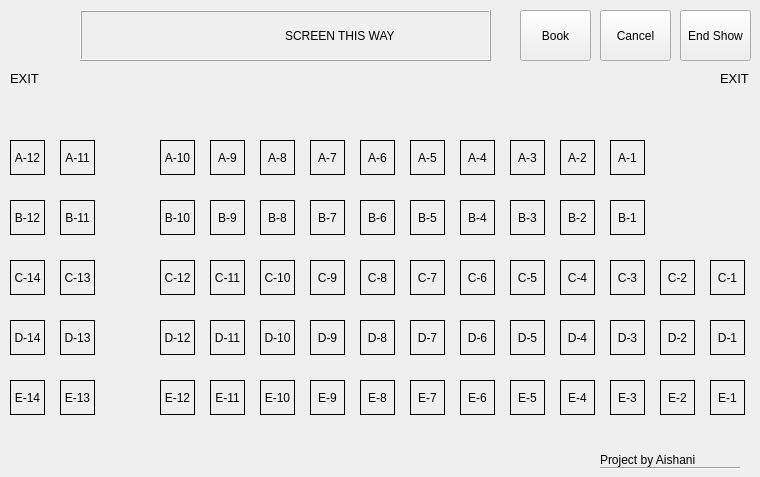
<?xml version="1.0" encoding="UTF-8"?>
<ui version="4.0">
 <class>MainWindow</class>
 <widget class="QMainWindow" name="MainWindow">
  <property name="geometry">
   <rect>
    <x>0</x>
    <y>0</y>
    <width>760</width>
    <height>477</height>
   </rect>
  </property>
  <property name="windowTitle">
   <string>Movie Ticket Booking 1.0</string>
  </property>
  <widget class="QWidget" name="centralWidget">
   <widget class="QPushButton" name="btnBook">
    <property name="geometry">
     <rect>
      <x>520</x>
      <y>10</y>
      <width>71</width>
      <height>51</height>
     </rect>
    </property>
    <property name="text">
     <string>Book</string>
    </property>
   </widget>
   <widget class="QPushButton" name="btnCancel">
    <property name="geometry">
     <rect>
      <x>600</x>
      <y>10</y>
      <width>71</width>
      <height>51</height>
     </rect>
    </property>
    <property name="text">
     <string>Cancel</string>
    </property>
   </widget>
   <widget class="QPushButton" name="btnReset">
    <property name="geometry">
     <rect>
      <x>680</x>
      <y>10</y>
      <width>71</width>
      <height>51</height>
     </rect>
    </property>
    <property name="text">
     <string>End Show</string>
    </property>
   </widget>
   <widget class="QLabel" name="label">
    <property name="geometry">
     <rect>
      <x>720</x>
      <y>70</y>
      <width>31</width>
      <height>16</height>
     </rect>
    </property>
    <property name="font">
     <font>
      <pointsize>10</pointsize>
     </font>
    </property>
    <property name="text">
     <string>EXIT</string>
    </property>
   </widget>
   <widget class="QLabel" name="label_2">
    <property name="geometry">
     <rect>
      <x>10</x>
      <y>70</y>
      <width>31</width>
      <height>16</height>
     </rect>
    </property>
    <property name="font">
     <font>
      <pointsize>10</pointsize>
     </font>
    </property>
    <property name="text">
     <string>EXIT</string>
    </property>
   </widget>
   <widget class="QLabel" name="label_3">
    <property name="geometry">
     <rect>
      <x>80</x>
      <y>10</y>
      <width>411</width>
      <height>51</height>
     </rect>
    </property>
    <property name="frameShape">
     <enum>QFrame::Box</enum>
    </property>
    <property name="frameShadow">
     <enum>QFrame::Raised</enum>
    </property>
    <property name="text">
     <string>                                                             SCREEN THIS WAY</string>
    </property>
    <property name="alignment">
     <set>Qt::AlignJustify|Qt::AlignVCenter</set>
    </property>
   </widget>
   <widget class="QLabel" name="lblA1">
    <property name="geometry">
     <rect>
      <x>610</x>
      <y>140</y>
      <width>35</width>
      <height>35</height>
     </rect>
    </property>
    <property name="frameShape">
     <enum>QFrame::Box</enum>
    </property>
    <property name="text">
     <string>A-1</string>
    </property>
    <property name="alignment">
     <set>Qt::AlignCenter</set>
    </property>
   </widget>
   <widget class="QLabel" name="lblA2">
    <property name="geometry">
     <rect>
      <x>560</x>
      <y>140</y>
      <width>35</width>
      <height>35</height>
     </rect>
    </property>
    <property name="frameShape">
     <enum>QFrame::Box</enum>
    </property>
    <property name="text">
     <string>A-2</string>
    </property>
    <property name="alignment">
     <set>Qt::AlignCenter</set>
    </property>
   </widget>
   <widget class="QLabel" name="lblA3">
    <property name="geometry">
     <rect>
      <x>510</x>
      <y>140</y>
      <width>35</width>
      <height>35</height>
     </rect>
    </property>
    <property name="frameShape">
     <enum>QFrame::Box</enum>
    </property>
    <property name="text">
     <string>A-3</string>
    </property>
    <property name="alignment">
     <set>Qt::AlignCenter</set>
    </property>
   </widget>
   <widget class="QLabel" name="lblA5">
    <property name="geometry">
     <rect>
      <x>410</x>
      <y>140</y>
      <width>35</width>
      <height>35</height>
     </rect>
    </property>
    <property name="frameShape">
     <enum>QFrame::Box</enum>
    </property>
    <property name="text">
     <string>A-5</string>
    </property>
    <property name="alignment">
     <set>Qt::AlignCenter</set>
    </property>
   </widget>
   <widget class="QLabel" name="lblA6">
    <property name="geometry">
     <rect>
      <x>360</x>
      <y>140</y>
      <width>35</width>
      <height>35</height>
     </rect>
    </property>
    <property name="frameShape">
     <enum>QFrame::Box</enum>
    </property>
    <property name="text">
     <string>A-6</string>
    </property>
    <property name="alignment">
     <set>Qt::AlignCenter</set>
    </property>
   </widget>
   <widget class="QLabel" name="lblA4">
    <property name="geometry">
     <rect>
      <x>460</x>
      <y>140</y>
      <width>35</width>
      <height>35</height>
     </rect>
    </property>
    <property name="frameShape">
     <enum>QFrame::Box</enum>
    </property>
    <property name="text">
     <string>A-4</string>
    </property>
    <property name="alignment">
     <set>Qt::AlignCenter</set>
    </property>
   </widget>
   <widget class="QLabel" name="lblA8">
    <property name="geometry">
     <rect>
      <x>260</x>
      <y>140</y>
      <width>35</width>
      <height>35</height>
     </rect>
    </property>
    <property name="frameShape">
     <enum>QFrame::Box</enum>
    </property>
    <property name="text">
     <string>A-8</string>
    </property>
    <property name="alignment">
     <set>Qt::AlignCenter</set>
    </property>
   </widget>
   <widget class="QLabel" name="lblA9">
    <property name="geometry">
     <rect>
      <x>210</x>
      <y>140</y>
      <width>35</width>
      <height>35</height>
     </rect>
    </property>
    <property name="frameShape">
     <enum>QFrame::Box</enum>
    </property>
    <property name="text">
     <string>A-9</string>
    </property>
    <property name="alignment">
     <set>Qt::AlignCenter</set>
    </property>
   </widget>
   <widget class="QLabel" name="lblA7">
    <property name="geometry">
     <rect>
      <x>310</x>
      <y>140</y>
      <width>35</width>
      <height>35</height>
     </rect>
    </property>
    <property name="frameShape">
     <enum>QFrame::Box</enum>
    </property>
    <property name="text">
     <string>A-7</string>
    </property>
    <property name="alignment">
     <set>Qt::AlignCenter</set>
    </property>
   </widget>
   <widget class="QLabel" name="lblA12">
    <property name="geometry">
     <rect>
      <x>10</x>
      <y>140</y>
      <width>35</width>
      <height>35</height>
     </rect>
    </property>
    <property name="frameShape">
     <enum>QFrame::Box</enum>
    </property>
    <property name="text">
     <string>A-12</string>
    </property>
    <property name="alignment">
     <set>Qt::AlignCenter</set>
    </property>
   </widget>
   <widget class="QLabel" name="lblA11">
    <property name="geometry">
     <rect>
      <x>60</x>
      <y>140</y>
      <width>35</width>
      <height>35</height>
     </rect>
    </property>
    <property name="frameShape">
     <enum>QFrame::Box</enum>
    </property>
    <property name="text">
     <string>A-11</string>
    </property>
    <property name="alignment">
     <set>Qt::AlignCenter</set>
    </property>
   </widget>
   <widget class="QLabel" name="lblA10">
    <property name="geometry">
     <rect>
      <x>160</x>
      <y>140</y>
      <width>35</width>
      <height>35</height>
     </rect>
    </property>
    <property name="frameShape">
     <enum>QFrame::Box</enum>
    </property>
    <property name="text">
     <string>A-10</string>
    </property>
    <property name="alignment">
     <set>Qt::AlignCenter</set>
    </property>
   </widget>
   <widget class="QLabel" name="lblB2">
    <property name="geometry">
     <rect>
      <x>560</x>
      <y>200</y>
      <width>35</width>
      <height>35</height>
     </rect>
    </property>
    <property name="frameShape">
     <enum>QFrame::Box</enum>
    </property>
    <property name="text">
     <string>B-2</string>
    </property>
    <property name="alignment">
     <set>Qt::AlignCenter</set>
    </property>
   </widget>
   <widget class="QLabel" name="lblB6">
    <property name="geometry">
     <rect>
      <x>360</x>
      <y>200</y>
      <width>35</width>
      <height>35</height>
     </rect>
    </property>
    <property name="frameShape">
     <enum>QFrame::Box</enum>
    </property>
    <property name="text">
     <string>B-6</string>
    </property>
    <property name="alignment">
     <set>Qt::AlignCenter</set>
    </property>
   </widget>
   <widget class="QLabel" name="lblB11">
    <property name="geometry">
     <rect>
      <x>60</x>
      <y>200</y>
      <width>35</width>
      <height>35</height>
     </rect>
    </property>
    <property name="frameShape">
     <enum>QFrame::Box</enum>
    </property>
    <property name="text">
     <string>B-11</string>
    </property>
    <property name="alignment">
     <set>Qt::AlignCenter</set>
    </property>
   </widget>
   <widget class="QLabel" name="lblB3">
    <property name="geometry">
     <rect>
      <x>510</x>
      <y>200</y>
      <width>35</width>
      <height>35</height>
     </rect>
    </property>
    <property name="frameShape">
     <enum>QFrame::Box</enum>
    </property>
    <property name="text">
     <string>B-3</string>
    </property>
    <property name="alignment">
     <set>Qt::AlignCenter</set>
    </property>
   </widget>
   <widget class="QLabel" name="lblB7">
    <property name="geometry">
     <rect>
      <x>310</x>
      <y>200</y>
      <width>35</width>
      <height>35</height>
     </rect>
    </property>
    <property name="frameShape">
     <enum>QFrame::Box</enum>
    </property>
    <property name="text">
     <string>B-7</string>
    </property>
    <property name="alignment">
     <set>Qt::AlignCenter</set>
    </property>
   </widget>
   <widget class="QLabel" name="lblB1">
    <property name="geometry">
     <rect>
      <x>610</x>
      <y>200</y>
      <width>35</width>
      <height>35</height>
     </rect>
    </property>
    <property name="frameShape">
     <enum>QFrame::Box</enum>
    </property>
    <property name="text">
     <string>B-1</string>
    </property>
    <property name="alignment">
     <set>Qt::AlignCenter</set>
    </property>
   </widget>
   <widget class="QLabel" name="lblB9">
    <property name="geometry">
     <rect>
      <x>210</x>
      <y>200</y>
      <width>35</width>
      <height>35</height>
     </rect>
    </property>
    <property name="frameShape">
     <enum>QFrame::Box</enum>
    </property>
    <property name="text">
     <string>B-9</string>
    </property>
    <property name="alignment">
     <set>Qt::AlignCenter</set>
    </property>
   </widget>
   <widget class="QLabel" name="lblB12">
    <property name="geometry">
     <rect>
      <x>10</x>
      <y>200</y>
      <width>35</width>
      <height>35</height>
     </rect>
    </property>
    <property name="frameShape">
     <enum>QFrame::Box</enum>
    </property>
    <property name="text">
     <string>B-12</string>
    </property>
    <property name="alignment">
     <set>Qt::AlignCenter</set>
    </property>
   </widget>
   <widget class="QLabel" name="lblB4">
    <property name="geometry">
     <rect>
      <x>460</x>
      <y>200</y>
      <width>35</width>
      <height>35</height>
     </rect>
    </property>
    <property name="frameShape">
     <enum>QFrame::Box</enum>
    </property>
    <property name="text">
     <string>B-4</string>
    </property>
    <property name="alignment">
     <set>Qt::AlignCenter</set>
    </property>
   </widget>
   <widget class="QLabel" name="lblB10">
    <property name="geometry">
     <rect>
      <x>160</x>
      <y>200</y>
      <width>35</width>
      <height>35</height>
     </rect>
    </property>
    <property name="frameShape">
     <enum>QFrame::Box</enum>
    </property>
    <property name="text">
     <string>B-10</string>
    </property>
    <property name="alignment">
     <set>Qt::AlignCenter</set>
    </property>
   </widget>
   <widget class="QLabel" name="lblB5">
    <property name="geometry">
     <rect>
      <x>410</x>
      <y>200</y>
      <width>35</width>
      <height>35</height>
     </rect>
    </property>
    <property name="frameShape">
     <enum>QFrame::Box</enum>
    </property>
    <property name="text">
     <string>B-5</string>
    </property>
    <property name="alignment">
     <set>Qt::AlignCenter</set>
    </property>
   </widget>
   <widget class="QLabel" name="lblB8">
    <property name="geometry">
     <rect>
      <x>260</x>
      <y>200</y>
      <width>35</width>
      <height>35</height>
     </rect>
    </property>
    <property name="frameShape">
     <enum>QFrame::Box</enum>
    </property>
    <property name="text">
     <string>B-8</string>
    </property>
    <property name="alignment">
     <set>Qt::AlignCenter</set>
    </property>
   </widget>
   <widget class="QLabel" name="lblC4">
    <property name="geometry">
     <rect>
      <x>560</x>
      <y>260</y>
      <width>35</width>
      <height>35</height>
     </rect>
    </property>
    <property name="frameShape">
     <enum>QFrame::Box</enum>
    </property>
    <property name="text">
     <string>C-4</string>
    </property>
    <property name="alignment">
     <set>Qt::AlignCenter</set>
    </property>
   </widget>
   <widget class="QLabel" name="lblC8">
    <property name="geometry">
     <rect>
      <x>360</x>
      <y>260</y>
      <width>35</width>
      <height>35</height>
     </rect>
    </property>
    <property name="frameShape">
     <enum>QFrame::Box</enum>
    </property>
    <property name="text">
     <string>C-8</string>
    </property>
    <property name="alignment">
     <set>Qt::AlignCenter</set>
    </property>
   </widget>
   <widget class="QLabel" name="lblC13">
    <property name="geometry">
     <rect>
      <x>60</x>
      <y>260</y>
      <width>35</width>
      <height>35</height>
     </rect>
    </property>
    <property name="frameShape">
     <enum>QFrame::Box</enum>
    </property>
    <property name="text">
     <string>C-13</string>
    </property>
    <property name="alignment">
     <set>Qt::AlignCenter</set>
    </property>
   </widget>
   <widget class="QLabel" name="lblC5">
    <property name="geometry">
     <rect>
      <x>510</x>
      <y>260</y>
      <width>35</width>
      <height>35</height>
     </rect>
    </property>
    <property name="frameShape">
     <enum>QFrame::Box</enum>
    </property>
    <property name="text">
     <string>C-5</string>
    </property>
    <property name="alignment">
     <set>Qt::AlignCenter</set>
    </property>
   </widget>
   <widget class="QLabel" name="lblC9">
    <property name="geometry">
     <rect>
      <x>310</x>
      <y>260</y>
      <width>35</width>
      <height>35</height>
     </rect>
    </property>
    <property name="frameShape">
     <enum>QFrame::Box</enum>
    </property>
    <property name="text">
     <string>C-9</string>
    </property>
    <property name="alignment">
     <set>Qt::AlignCenter</set>
    </property>
   </widget>
   <widget class="QLabel" name="lblC3">
    <property name="geometry">
     <rect>
      <x>610</x>
      <y>260</y>
      <width>35</width>
      <height>35</height>
     </rect>
    </property>
    <property name="frameShape">
     <enum>QFrame::Box</enum>
    </property>
    <property name="text">
     <string>C-3</string>
    </property>
    <property name="alignment">
     <set>Qt::AlignCenter</set>
    </property>
   </widget>
   <widget class="QLabel" name="lblC11">
    <property name="geometry">
     <rect>
      <x>210</x>
      <y>260</y>
      <width>35</width>
      <height>35</height>
     </rect>
    </property>
    <property name="frameShape">
     <enum>QFrame::Box</enum>
    </property>
    <property name="text">
     <string>C-11</string>
    </property>
    <property name="alignment">
     <set>Qt::AlignCenter</set>
    </property>
   </widget>
   <widget class="QLabel" name="lblC14">
    <property name="geometry">
     <rect>
      <x>10</x>
      <y>260</y>
      <width>35</width>
      <height>35</height>
     </rect>
    </property>
    <property name="frameShape">
     <enum>QFrame::Box</enum>
    </property>
    <property name="text">
     <string>C-14</string>
    </property>
    <property name="alignment">
     <set>Qt::AlignCenter</set>
    </property>
   </widget>
   <widget class="QLabel" name="lblC6">
    <property name="geometry">
     <rect>
      <x>460</x>
      <y>260</y>
      <width>35</width>
      <height>35</height>
     </rect>
    </property>
    <property name="frameShape">
     <enum>QFrame::Box</enum>
    </property>
    <property name="text">
     <string>C-6</string>
    </property>
    <property name="alignment">
     <set>Qt::AlignCenter</set>
    </property>
   </widget>
   <widget class="QLabel" name="lblC12">
    <property name="geometry">
     <rect>
      <x>160</x>
      <y>260</y>
      <width>35</width>
      <height>35</height>
     </rect>
    </property>
    <property name="frameShape">
     <enum>QFrame::Box</enum>
    </property>
    <property name="text">
     <string>C-12</string>
    </property>
    <property name="alignment">
     <set>Qt::AlignCenter</set>
    </property>
   </widget>
   <widget class="QLabel" name="lblC7">
    <property name="geometry">
     <rect>
      <x>410</x>
      <y>260</y>
      <width>35</width>
      <height>35</height>
     </rect>
    </property>
    <property name="frameShape">
     <enum>QFrame::Box</enum>
    </property>
    <property name="text">
     <string>C-7</string>
    </property>
    <property name="alignment">
     <set>Qt::AlignCenter</set>
    </property>
   </widget>
   <widget class="QLabel" name="lblC10">
    <property name="geometry">
     <rect>
      <x>260</x>
      <y>260</y>
      <width>35</width>
      <height>35</height>
     </rect>
    </property>
    <property name="frameShape">
     <enum>QFrame::Box</enum>
    </property>
    <property name="text">
     <string>C-10</string>
    </property>
    <property name="alignment">
     <set>Qt::AlignCenter</set>
    </property>
   </widget>
   <widget class="QLabel" name="lblD4">
    <property name="geometry">
     <rect>
      <x>560</x>
      <y>320</y>
      <width>35</width>
      <height>35</height>
     </rect>
    </property>
    <property name="frameShape">
     <enum>QFrame::Box</enum>
    </property>
    <property name="text">
     <string>D-4</string>
    </property>
    <property name="alignment">
     <set>Qt::AlignCenter</set>
    </property>
   </widget>
   <widget class="QLabel" name="lblD8">
    <property name="geometry">
     <rect>
      <x>360</x>
      <y>320</y>
      <width>35</width>
      <height>35</height>
     </rect>
    </property>
    <property name="frameShape">
     <enum>QFrame::Box</enum>
    </property>
    <property name="text">
     <string>D-8</string>
    </property>
    <property name="alignment">
     <set>Qt::AlignCenter</set>
    </property>
   </widget>
   <widget class="QLabel" name="lblD13">
    <property name="geometry">
     <rect>
      <x>60</x>
      <y>320</y>
      <width>35</width>
      <height>35</height>
     </rect>
    </property>
    <property name="frameShape">
     <enum>QFrame::Box</enum>
    </property>
    <property name="text">
     <string>D-13</string>
    </property>
    <property name="alignment">
     <set>Qt::AlignCenter</set>
    </property>
   </widget>
   <widget class="QLabel" name="lblD5">
    <property name="geometry">
     <rect>
      <x>510</x>
      <y>320</y>
      <width>35</width>
      <height>35</height>
     </rect>
    </property>
    <property name="frameShape">
     <enum>QFrame::Box</enum>
    </property>
    <property name="text">
     <string>D-5</string>
    </property>
    <property name="alignment">
     <set>Qt::AlignCenter</set>
    </property>
   </widget>
   <widget class="QLabel" name="lblD9">
    <property name="geometry">
     <rect>
      <x>310</x>
      <y>320</y>
      <width>35</width>
      <height>35</height>
     </rect>
    </property>
    <property name="frameShape">
     <enum>QFrame::Box</enum>
    </property>
    <property name="text">
     <string>D-9</string>
    </property>
    <property name="alignment">
     <set>Qt::AlignCenter</set>
    </property>
   </widget>
   <widget class="QLabel" name="lblD3">
    <property name="geometry">
     <rect>
      <x>610</x>
      <y>320</y>
      <width>35</width>
      <height>35</height>
     </rect>
    </property>
    <property name="frameShape">
     <enum>QFrame::Box</enum>
    </property>
    <property name="text">
     <string>D-3</string>
    </property>
    <property name="alignment">
     <set>Qt::AlignCenter</set>
    </property>
   </widget>
   <widget class="QLabel" name="lblD11">
    <property name="geometry">
     <rect>
      <x>210</x>
      <y>320</y>
      <width>35</width>
      <height>35</height>
     </rect>
    </property>
    <property name="frameShape">
     <enum>QFrame::Box</enum>
    </property>
    <property name="text">
     <string>D-11</string>
    </property>
    <property name="alignment">
     <set>Qt::AlignCenter</set>
    </property>
   </widget>
   <widget class="QLabel" name="lblD14">
    <property name="geometry">
     <rect>
      <x>10</x>
      <y>320</y>
      <width>35</width>
      <height>35</height>
     </rect>
    </property>
    <property name="frameShape">
     <enum>QFrame::Box</enum>
    </property>
    <property name="text">
     <string>D-14</string>
    </property>
    <property name="alignment">
     <set>Qt::AlignCenter</set>
    </property>
   </widget>
   <widget class="QLabel" name="lblD6">
    <property name="geometry">
     <rect>
      <x>460</x>
      <y>320</y>
      <width>35</width>
      <height>35</height>
     </rect>
    </property>
    <property name="frameShape">
     <enum>QFrame::Box</enum>
    </property>
    <property name="text">
     <string>D-6</string>
    </property>
    <property name="alignment">
     <set>Qt::AlignCenter</set>
    </property>
   </widget>
   <widget class="QLabel" name="lblD12">
    <property name="geometry">
     <rect>
      <x>160</x>
      <y>320</y>
      <width>35</width>
      <height>35</height>
     </rect>
    </property>
    <property name="frameShape">
     <enum>QFrame::Box</enum>
    </property>
    <property name="text">
     <string>D-12</string>
    </property>
    <property name="alignment">
     <set>Qt::AlignCenter</set>
    </property>
   </widget>
   <widget class="QLabel" name="lblD7">
    <property name="geometry">
     <rect>
      <x>410</x>
      <y>320</y>
      <width>35</width>
      <height>35</height>
     </rect>
    </property>
    <property name="frameShape">
     <enum>QFrame::Box</enum>
    </property>
    <property name="text">
     <string>D-7</string>
    </property>
    <property name="alignment">
     <set>Qt::AlignCenter</set>
    </property>
   </widget>
   <widget class="QLabel" name="lblD10">
    <property name="geometry">
     <rect>
      <x>260</x>
      <y>320</y>
      <width>35</width>
      <height>35</height>
     </rect>
    </property>
    <property name="frameShape">
     <enum>QFrame::Box</enum>
    </property>
    <property name="text">
     <string>D-10</string>
    </property>
    <property name="alignment">
     <set>Qt::AlignCenter</set>
    </property>
   </widget>
   <widget class="QLabel" name="lblE4">
    <property name="geometry">
     <rect>
      <x>560</x>
      <y>380</y>
      <width>35</width>
      <height>35</height>
     </rect>
    </property>
    <property name="frameShape">
     <enum>QFrame::Box</enum>
    </property>
    <property name="text">
     <string>E-4</string>
    </property>
    <property name="alignment">
     <set>Qt::AlignCenter</set>
    </property>
   </widget>
   <widget class="QLabel" name="lblE8">
    <property name="geometry">
     <rect>
      <x>360</x>
      <y>380</y>
      <width>35</width>
      <height>35</height>
     </rect>
    </property>
    <property name="frameShape">
     <enum>QFrame::Box</enum>
    </property>
    <property name="text">
     <string>E-8</string>
    </property>
    <property name="alignment">
     <set>Qt::AlignCenter</set>
    </property>
   </widget>
   <widget class="QLabel" name="lblE13">
    <property name="geometry">
     <rect>
      <x>60</x>
      <y>380</y>
      <width>35</width>
      <height>35</height>
     </rect>
    </property>
    <property name="frameShape">
     <enum>QFrame::Box</enum>
    </property>
    <property name="text">
     <string>E-13</string>
    </property>
    <property name="alignment">
     <set>Qt::AlignCenter</set>
    </property>
   </widget>
   <widget class="QLabel" name="lblE5">
    <property name="geometry">
     <rect>
      <x>510</x>
      <y>380</y>
      <width>35</width>
      <height>35</height>
     </rect>
    </property>
    <property name="frameShape">
     <enum>QFrame::Box</enum>
    </property>
    <property name="text">
     <string>E-5</string>
    </property>
    <property name="alignment">
     <set>Qt::AlignCenter</set>
    </property>
   </widget>
   <widget class="QLabel" name="lblE9">
    <property name="geometry">
     <rect>
      <x>310</x>
      <y>380</y>
      <width>35</width>
      <height>35</height>
     </rect>
    </property>
    <property name="frameShape">
     <enum>QFrame::Box</enum>
    </property>
    <property name="text">
     <string>E-9</string>
    </property>
    <property name="alignment">
     <set>Qt::AlignCenter</set>
    </property>
   </widget>
   <widget class="QLabel" name="lblE3">
    <property name="geometry">
     <rect>
      <x>610</x>
      <y>380</y>
      <width>35</width>
      <height>35</height>
     </rect>
    </property>
    <property name="frameShape">
     <enum>QFrame::Box</enum>
    </property>
    <property name="text">
     <string>E-3</string>
    </property>
    <property name="alignment">
     <set>Qt::AlignCenter</set>
    </property>
   </widget>
   <widget class="QLabel" name="lblE11">
    <property name="geometry">
     <rect>
      <x>210</x>
      <y>380</y>
      <width>35</width>
      <height>35</height>
     </rect>
    </property>
    <property name="frameShape">
     <enum>QFrame::Box</enum>
    </property>
    <property name="text">
     <string>E-11</string>
    </property>
    <property name="alignment">
     <set>Qt::AlignCenter</set>
    </property>
   </widget>
   <widget class="QLabel" name="lblE14">
    <property name="geometry">
     <rect>
      <x>10</x>
      <y>380</y>
      <width>35</width>
      <height>35</height>
     </rect>
    </property>
    <property name="frameShape">
     <enum>QFrame::Box</enum>
    </property>
    <property name="text">
     <string>E-14</string>
    </property>
    <property name="alignment">
     <set>Qt::AlignCenter</set>
    </property>
   </widget>
   <widget class="QLabel" name="lblE6">
    <property name="geometry">
     <rect>
      <x>460</x>
      <y>380</y>
      <width>35</width>
      <height>35</height>
     </rect>
    </property>
    <property name="frameShape">
     <enum>QFrame::Box</enum>
    </property>
    <property name="text">
     <string>E-6</string>
    </property>
    <property name="alignment">
     <set>Qt::AlignCenter</set>
    </property>
   </widget>
   <widget class="QLabel" name="lblE12">
    <property name="geometry">
     <rect>
      <x>160</x>
      <y>380</y>
      <width>35</width>
      <height>35</height>
     </rect>
    </property>
    <property name="frameShape">
     <enum>QFrame::Box</enum>
    </property>
    <property name="text">
     <string>E-12</string>
    </property>
    <property name="alignment">
     <set>Qt::AlignCenter</set>
    </property>
   </widget>
   <widget class="QLabel" name="lblE7">
    <property name="geometry">
     <rect>
      <x>410</x>
      <y>380</y>
      <width>35</width>
      <height>35</height>
     </rect>
    </property>
    <property name="frameShape">
     <enum>QFrame::Box</enum>
    </property>
    <property name="text">
     <string>E-7</string>
    </property>
    <property name="alignment">
     <set>Qt::AlignCenter</set>
    </property>
   </widget>
   <widget class="QLabel" name="lblE10">
    <property name="geometry">
     <rect>
      <x>260</x>
      <y>380</y>
      <width>35</width>
      <height>35</height>
     </rect>
    </property>
    <property name="frameShape">
     <enum>QFrame::Box</enum>
    </property>
    <property name="text">
     <string>E-10</string>
    </property>
    <property name="alignment">
     <set>Qt::AlignCenter</set>
    </property>
   </widget>
   <widget class="QLabel" name="lblC2">
    <property name="geometry">
     <rect>
      <x>660</x>
      <y>260</y>
      <width>35</width>
      <height>35</height>
     </rect>
    </property>
    <property name="frameShape">
     <enum>QFrame::Box</enum>
    </property>
    <property name="text">
     <string>C-2</string>
    </property>
    <property name="alignment">
     <set>Qt::AlignCenter</set>
    </property>
   </widget>
   <widget class="QLabel" name="lblC1">
    <property name="geometry">
     <rect>
      <x>710</x>
      <y>260</y>
      <width>35</width>
      <height>35</height>
     </rect>
    </property>
    <property name="frameShape">
     <enum>QFrame::Box</enum>
    </property>
    <property name="text">
     <string>C-1</string>
    </property>
    <property name="alignment">
     <set>Qt::AlignCenter</set>
    </property>
   </widget>
   <widget class="QLabel" name="lblD1">
    <property name="geometry">
     <rect>
      <x>710</x>
      <y>320</y>
      <width>35</width>
      <height>35</height>
     </rect>
    </property>
    <property name="frameShape">
     <enum>QFrame::Box</enum>
    </property>
    <property name="text">
     <string>D-1</string>
    </property>
    <property name="alignment">
     <set>Qt::AlignCenter</set>
    </property>
   </widget>
   <widget class="QLabel" name="lblD2">
    <property name="geometry">
     <rect>
      <x>660</x>
      <y>320</y>
      <width>35</width>
      <height>35</height>
     </rect>
    </property>
    <property name="frameShape">
     <enum>QFrame::Box</enum>
    </property>
    <property name="text">
     <string>D-2</string>
    </property>
    <property name="alignment">
     <set>Qt::AlignCenter</set>
    </property>
   </widget>
   <widget class="QLabel" name="lblE1">
    <property name="geometry">
     <rect>
      <x>710</x>
      <y>380</y>
      <width>35</width>
      <height>35</height>
     </rect>
    </property>
    <property name="frameShape">
     <enum>QFrame::Box</enum>
    </property>
    <property name="text">
     <string>E-1</string>
    </property>
    <property name="alignment">
     <set>Qt::AlignCenter</set>
    </property>
   </widget>
   <widget class="QLabel" name="lblE2">
    <property name="geometry">
     <rect>
      <x>660</x>
      <y>380</y>
      <width>35</width>
      <height>35</height>
     </rect>
    </property>
    <property name="frameShape">
     <enum>QFrame::Box</enum>
    </property>
    <property name="text">
     <string>E-2</string>
    </property>
    <property name="alignment">
     <set>Qt::AlignCenter</set>
    </property>
   </widget>
   <widget class="QLabel" name="lblInfoImage">
    <property name="geometry">
     <rect>
      <x>330</x>
      <y>423</y>
      <width>101</width>
      <height>41</height>
     </rect>
    </property>
    <property name="text">
     <string/>
    </property>
   </widget>
   <widget class="QLabel" name="label_4">
    <property name="geometry">
     <rect>
      <x>600</x>
      <y>450</y>
      <width>141</width>
      <height>20</height>
     </rect>
    </property>
    <property name="font">
     <font>
      <pointsize>9</pointsize>
     </font>
    </property>
    <property name="text">
     <string>Project by Aishani</string>
    </property>
   </widget>
   <widget class="Line" name="line">
    <property name="geometry">
     <rect>
      <x>600</x>
      <y>460</y>
      <width>140</width>
      <height>16</height>
     </rect>
    </property>
    <property name="orientation">
     <enum>Qt::Horizontal</enum>
    </property>
   </widget>
  </widget>
 </widget>
 <layoutdefault spacing="6" margin="11"/>
 <resources/>
 <connections/>
</ui>
